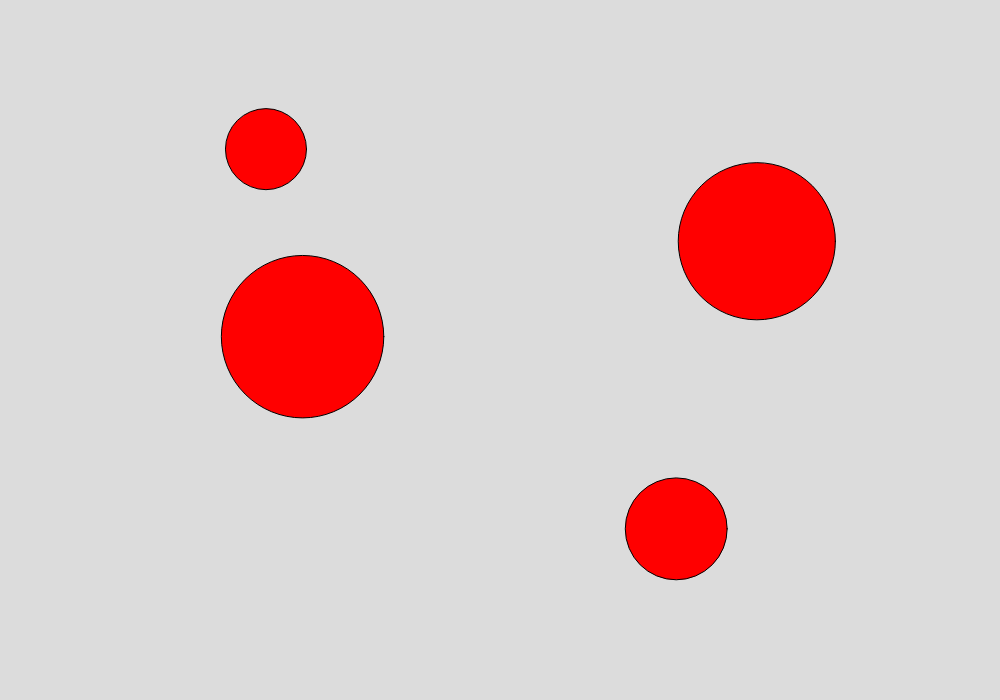
Frame 1 (no input)
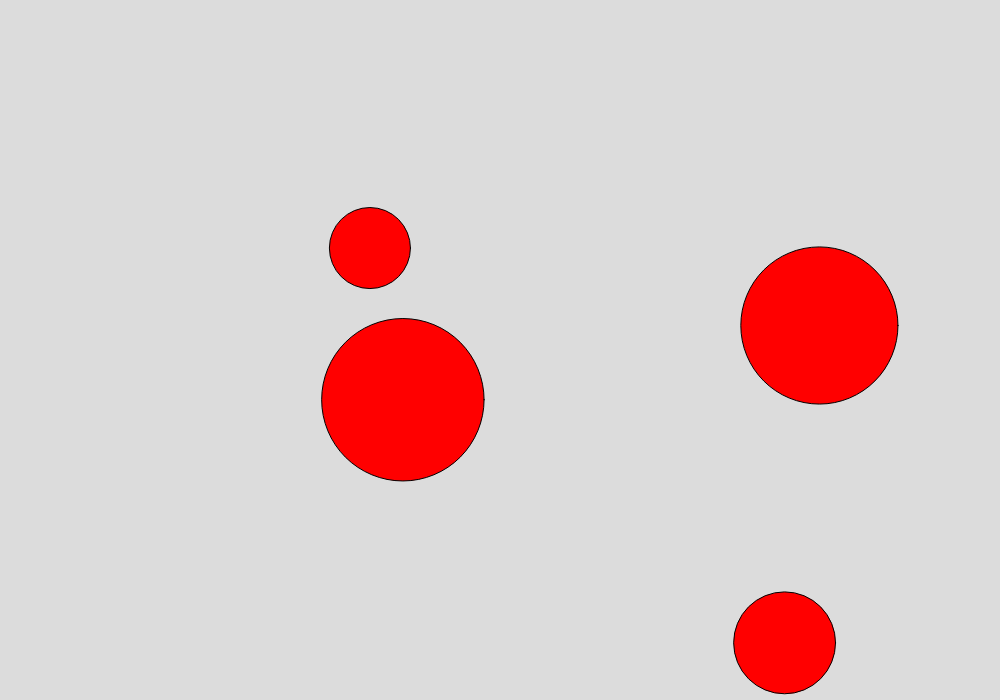
Frame 60 (no input)
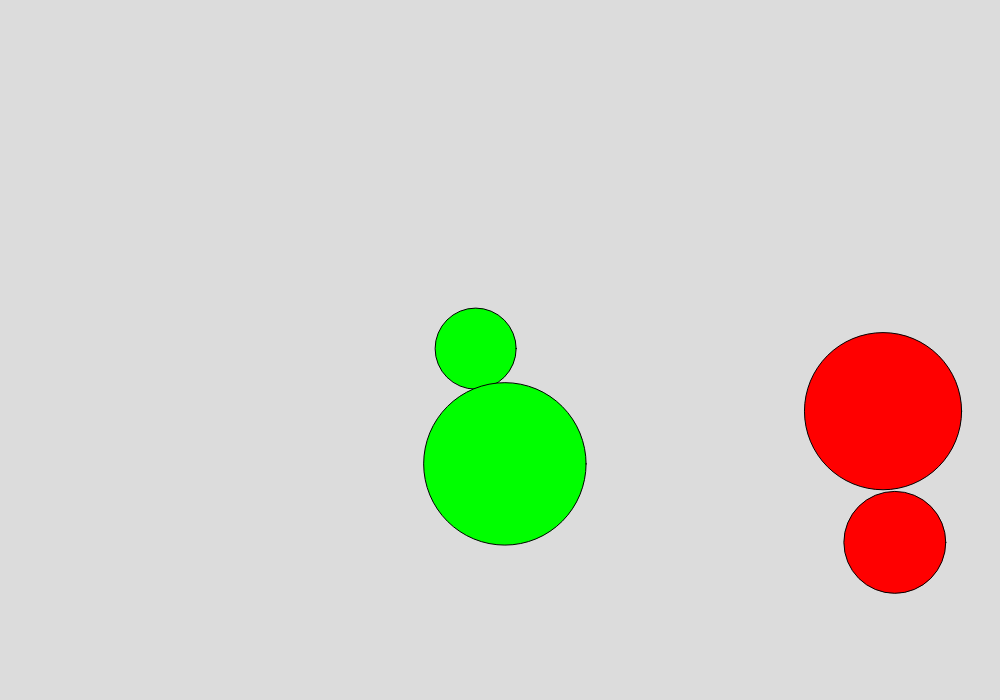
Frame 120 (the mouse pressed at the canvas centre since frame 60)

The p5.js sketch that drew these frames (run headless with seeded random() and noise() and a simulated clock; from frame 60 on, the mouse is pressed at the canvas centre):

// p5.js sketch
// ── sketch.js
let Speed;
let C1X;
let C1Y;
let C1SX;
let C1SY;
let C1R;
let C1H;
let C2X;
let C2Y;
let C2SX;
let C2SY;
let C2R;
let C2H;
let C3X;
let C3Y;
let C3SX;
let C3SY;
let C3R;
let C3H;
let C4X;
let C4Y;
let C4SX;
let C4SY;
let C4R;
let C4H;

function setup() {
  createCanvas(1000, 700);
  C1R = random(25,100);
  C2R = random(25,100);
  C3R = random(25,100);
  C4R = random(25,100);
  C1X = random(C1R,width-C1R);
  C1Y = random(C1R,height-C1R);
  C2X = random(C2R,width-C2R);
  C2Y = random(C2R,height-C2R);
  C3X = random(C3R,width-C3R);
  C3Y = random(C3R,height-C3R);
  C4X = random(C4R,width-C4R);
  C4Y = random(C4R,height-C4R);
  C1SX = random(1,2);
  C1SY = random(1,2);
  C2SX = random(1,2);
  C2SY = random(1,2);
  C3SX = random(1,2);
  C3SY = random(1,2);
  C4SX = random(1,2);
  C4SY = random(1,2);
  Speed = 1
}

function draw() {
  background(220);
  C1H = 0;
  C2H = 0;
  C3H = 0;
  C4H = 0;
  C1X+=C1SX*Speed;
  C1Y+=C1SY*Speed;
  C2X+=C2SX*Speed;
  C2Y+=C2SY*Speed;
  C3X+=C3SX*Speed;
  C3Y+=C3SY*Speed;
  C4X+=C4SX*Speed;
  C4Y+=C4SY*Speed;
  if (keyIsDown(RIGHT_ARROW)) {Speed+=0.1;}
  if (keyIsDown(LEFT_ARROW)) {Speed-=0.1}

  if (C1X < C1R || C1X > width-C1R) {C1SX*=-1;}
  if (C1Y < C1R || C1Y > height-C1R) {C1SY*=-1;}
  if (C2X < C2R || C2X > width-C2R) {C2SX*=-1;}
  if (C2Y < C2R || C2Y > height-C2R) {C2SY*=-1;}
  if (C3X < C3R || C3X > width-C3R) {C3SX*=-1;}
  if (C3Y < C3R || C3Y > height-C3R) {C3SY*=-1;}
  if (C4X < C4R || C4X > width-C4R) {C4SX*=-1;}
  if (C4Y < C4R || C4Y > height-C4R) {C4SY*=-1;}

  if (sqrt((C1X-C2X)**2+(C1Y-C2Y)**2) < (C1R)+(C2R) || sqrt((C1X-C3X)**2+(C1Y-C3Y)**2) < (C1R)+(C3R) || sqrt((C1X-C4X)**2+(C1Y-C4Y)**2) < (C1R)+(C4R)) {C1H = 1;}
  if (sqrt((C2X-C1X)**2+(C2Y-C1Y)**2) < (C2R)+(C1R) || sqrt((C2X-C3X)**2+(C2Y-C3Y)**2) < (C2R)+(C3R) || sqrt((C2X-C4X)**2+(C2Y-C4Y)**2) < (C2R)+(C4R)) {C2H = 1;}
  if (sqrt((C3X-C1X)**2+(C3Y-C1Y)**2) < (C3R)+(C1R) || sqrt((C3X-C2X)**2+(C3Y-C2Y)**2) < (C3R)+(C2R) || sqrt((C3X-C4X)**2+(C3Y-C4Y)**2) < (C3R)+(C4R)) {C3H = 1;}
  if (sqrt((C4X-C1X)**2+(C4Y-C1Y)**2) < (C4R)+(C1R) || sqrt((C4X-C2X)**2+(C4Y-C2Y)**2) < (C4R)+(C2R) || sqrt((C4X-C3X)**2+(C4Y-C3Y)**2) < (C4R)+(C3R)) {C4H = 1;}



  if (C1H == 1) {fill(0,255,0);}
  else {fill(255,0,0);}
  ellipse(C1X,C1Y,C1R*2,C1R*2);
  if (C2H == 1) {fill(0,255,0);}
  else {fill(255,0,0);}
  ellipse(C2X,C2Y,C2R*2,C2R*2);
  if (C3H == 1) {fill(0,255,0);}
  else {fill(255,0,0);}
  ellipse(C3X,C3Y,C3R*2,C3R*2);
  if (C4H == 1) {fill(0,255,0);}
  else {fill(255,0,0);}
  ellipse(C4X,C4Y,C4R*2,C4R*2);
}
